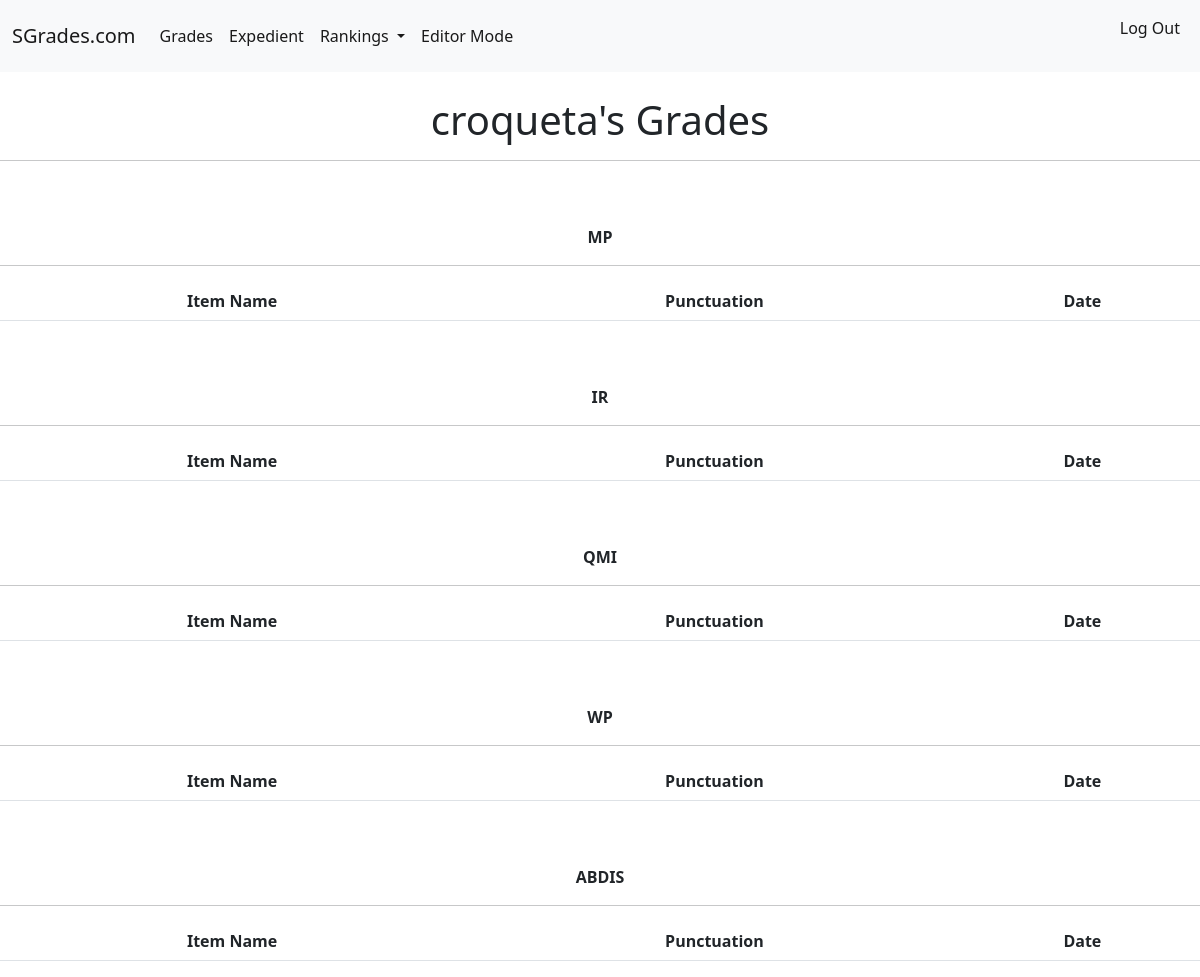
Before: /grades/ (signed in) with the older database file.
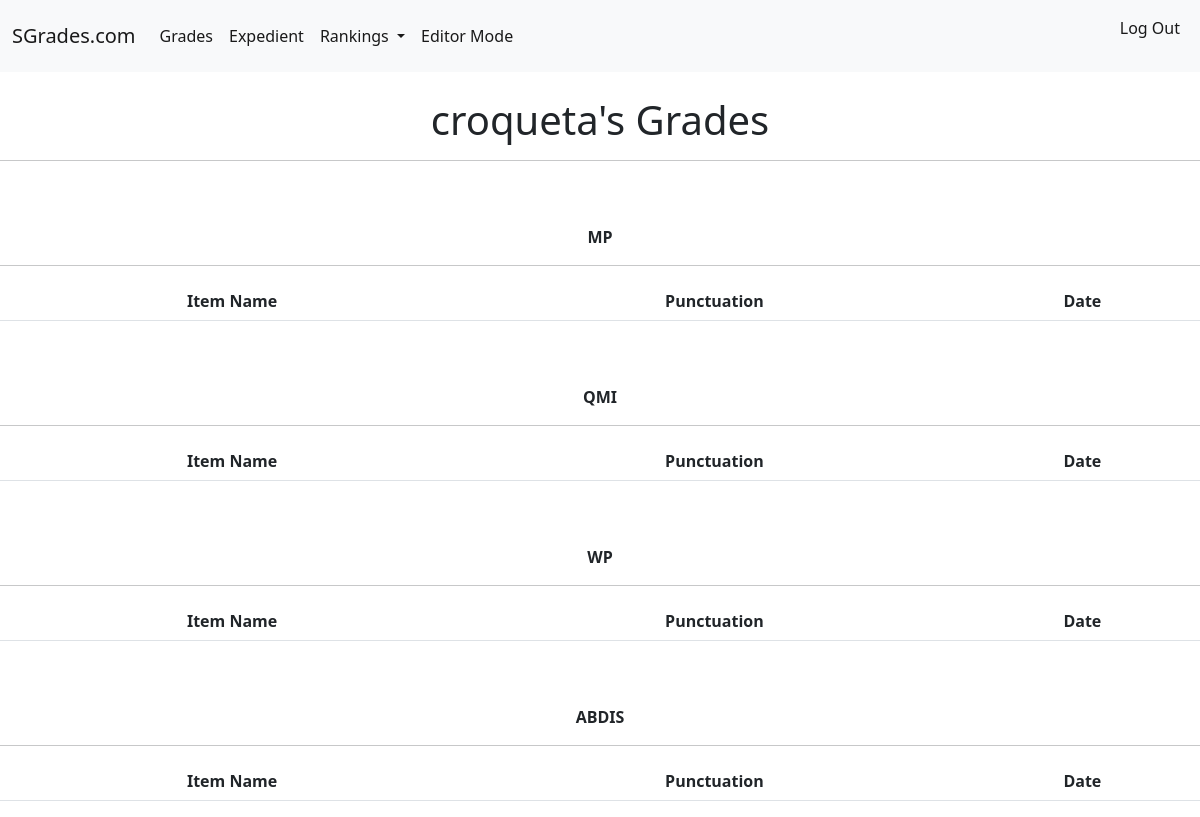
After: the same page with the newer database file.
### SGrades/models.py (models this page shows, shortened)
class Grade(models.Model):
    Student = models.ForeignKey(Student, on_delete=models.CASCADE)
    Subject_Grades = models.ForeignKey(Subject, on_delete=models.CASCADE)
    Mean = models.FloatField(editable=False, default=0)
    class Meta:
        unique_together = (('Student', 'Subject_Grades'),)

class Subject(models.Model):
    NAMES = (
        ('IR', 'Ingenirería de Requisitos'),
        ('MP', 'Modelos de Proceso'),
        ('QMI', 'Gestión y mejora de la calidad'),
        ('WP', 'Proyecto Web'),
        ('ABDIS', 'Ampliación de bases de datos e Ingeniería del Software'),
    )
    COURSES = (
        ('3', 'Tercer curso'),
    )
    Subject_Name = models.CharField(primary_key=True, choices=NAMES, max_length=5)
    Course = models.CharField(choices=COURSES, max_length=1)
    Best_Student = models.ForeignKey(Student, on_delete=models.CASCADE, editable=False)

### SGrades/views.py (the view)
# urls.py: path('grades/', GradesView, name='Grades'),
def GradesView(request):
    try:
        current_student = User.objects.get(username=request.user)
    except:
        context = {}
        return render(request, 'grades.html', context)
    missing_user = True
    Student_list = Student.objects.all()
    for student in Student_list:
        if current_student.username == student.Name:
            missing_user = False
    Submit_list = Submit.objects.all()
    Grades_list = Grade.objects.all()
    context = {
        'Submit_list': Submit_list,
        'Grades_list': Grades_list,
        'missing_user': missing_user,
        'current_student': current_student.username,
    }
    return render(request, 'grades.html', context)

### templates/grades.html (shortened to what this page needs)
{% extends 'base.html' %}
{% block content %}
    {% if missing_user %}
        <br>
        <h1 style="text-align:center">
            {{ current_student }}, you don't have any data.
        </h1>
        <hr>
    {% else %}
        {% if user.is_authenticated %}
            <h1 style="text-align:center">
                {{ current_student }}'s Grades
            </h1>
            <hr>
            {% for grades in Grades_list %}
                {% if grades.Student.Name == current_student %}
                    <table class="table">
                        <thead>
                            <br><br>
                            <p style="text-align:center">
                                <b>
                                    {{grades.Subject_Grades.Subject_Name}}
                                </b>
                            </p>
                            <hr>
                            <tr style="text-align:center">
                            <th scope="col">Item Name</th>
                            <th scope="col">Punctuation</th>
                            <th scope="col">Date</th>
                            </tr>
                        </thead>
                    </table>
                {% endif %}
            {% endfor %}
        {% endif %}
    {% endif %}
{% endblock content %}

Changed rows visible on the page:
removed Grade: Subject_Grades.Subject_Name "IR"
